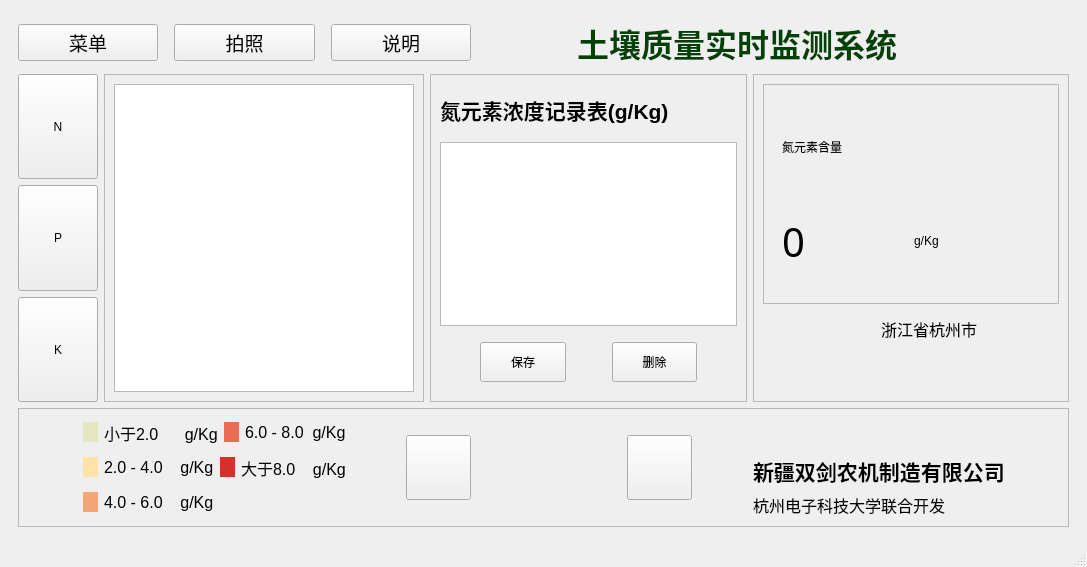
<?xml version="1.0" encoding="UTF-8"?>
<ui version="4.0">
 <class>MainWindow</class>
 <widget class="QMainWindow" name="MainWindow">
  <property name="geometry">
   <rect>
    <x>0</x>
    <y>0</y>
    <width>1087</width>
    <height>567</height>
   </rect>
  </property>
  <property name="windowTitle">
   <string comment="1" extracomment="1"/>
  </property>
  <property name="windowIcon">
   <iconset>
    <normaloff>icon.ico</normaloff>icon.ico</iconset>
  </property>
  <widget class="QWidget" name="centralwidget">
   <layout class="QGridLayout" name="gridLayout_8">
    <item row="0" column="0">
     <widget class="QWidget" name="widget" native="true">
      <layout class="QGridLayout" name="gridLayout">
       <item row="0" column="0" colspan="4">
        <layout class="QHBoxLayout" name="horizontalLayout_9">
         <item>
          <layout class="QHBoxLayout" name="horizontalLayout_10">
           <item>
            <widget class="QPushButton" name="btnMenu">
             <property name="minimumSize">
              <size>
               <width>50</width>
               <height>20</height>
              </size>
             </property>
             <property name="font">
              <font>
               <family>黑体</family>
               <pointsize>14</pointsize>
              </font>
             </property>
             <property name="text">
              <string>菜单</string>
             </property>
            </widget>
           </item>
           <item>
            <spacer name="horizontalSpacer_16">
             <property name="orientation">
              <enum>Qt::Horizontal</enum>
             </property>
             <property name="sizeType">
              <enum>QSizePolicy::Fixed</enum>
             </property>
             <property name="sizeHint" stdset="0">
              <size>
               <width>10</width>
               <height>0</height>
              </size>
             </property>
            </spacer>
           </item>
           <item>
            <widget class="QPushButton" name="btnCamera">
             <property name="minimumSize">
              <size>
               <width>50</width>
               <height>20</height>
              </size>
             </property>
             <property name="font">
              <font>
               <family>黑体</family>
               <pointsize>14</pointsize>
              </font>
             </property>
             <property name="text">
              <string>拍照</string>
             </property>
            </widget>
           </item>
           <item>
            <spacer name="horizontalSpacer_17">
             <property name="orientation">
              <enum>Qt::Horizontal</enum>
             </property>
             <property name="sizeType">
              <enum>QSizePolicy::Fixed</enum>
             </property>
             <property name="sizeHint" stdset="0">
              <size>
               <width>10</width>
               <height>20</height>
              </size>
             </property>
            </spacer>
           </item>
           <item>
            <widget class="QPushButton" name="btnExplain">
             <property name="minimumSize">
              <size>
               <width>50</width>
               <height>20</height>
              </size>
             </property>
             <property name="font">
              <font>
               <family>黑体</family>
               <pointsize>14</pointsize>
              </font>
             </property>
             <property name="text">
              <string>说明</string>
             </property>
            </widget>
           </item>
          </layout>
         </item>
         <item>
          <spacer name="horizontalSpacer">
           <property name="orientation">
            <enum>Qt::Horizontal</enum>
           </property>
           <property name="sizeType">
            <enum>QSizePolicy::Fixed</enum>
           </property>
           <property name="sizeHint" stdset="0">
            <size>
             <width>100</width>
             <height>20</height>
            </size>
           </property>
          </spacer>
         </item>
         <item>
          <widget class="QLabel" name="title">
           <property name="minimumSize">
            <size>
             <width>50</width>
             <height>50</height>
            </size>
           </property>
           <property name="font">
            <font>
             <family>幼圆</family>
             <pointsize>24</pointsize>
             <weight>75</weight>
             <italic>false</italic>
             <bold>true</bold>
            </font>
           </property>
           <property name="styleSheet">
            <string notr="true">color: rgb(0, 66, 5);</string>
           </property>
           <property name="text">
            <string>土壤质量实时监测系统</string>
           </property>
          </widget>
         </item>
         <item>
          <spacer name="horizontalSpacer_2">
           <property name="orientation">
            <enum>Qt::Horizontal</enum>
           </property>
           <property name="sizeType">
            <enum>QSizePolicy::Fixed</enum>
           </property>
           <property name="sizeHint" stdset="0">
            <size>
             <width>40</width>
             <height>20</height>
            </size>
           </property>
          </spacer>
         </item>
        </layout>
       </item>
       <item row="1" column="0">
        <layout class="QVBoxLayout" name="verticalLayout_4">
         <item>
          <widget class="QPushButton" name="btnN">
           <property name="sizePolicy">
            <sizepolicy hsizetype="Minimum" vsizetype="Expanding">
             <horstretch>0</horstretch>
             <verstretch>0</verstretch>
            </sizepolicy>
           </property>
           <property name="minimumSize">
            <size>
             <width>50</width>
             <height>100</height>
            </size>
           </property>
           <property name="styleSheet">
            <string notr="true"/>
           </property>
           <property name="text">
            <string>N</string>
           </property>
          </widget>
         </item>
         <item>
          <widget class="QPushButton" name="btnP">
           <property name="sizePolicy">
            <sizepolicy hsizetype="Minimum" vsizetype="Expanding">
             <horstretch>0</horstretch>
             <verstretch>0</verstretch>
            </sizepolicy>
           </property>
           <property name="minimumSize">
            <size>
             <width>0</width>
             <height>100</height>
            </size>
           </property>
           <property name="text">
            <string>P</string>
           </property>
          </widget>
         </item>
         <item>
          <widget class="QPushButton" name="btnK">
           <property name="sizePolicy">
            <sizepolicy hsizetype="Minimum" vsizetype="Expanding">
             <horstretch>0</horstretch>
             <verstretch>0</verstretch>
            </sizepolicy>
           </property>
           <property name="minimumSize">
            <size>
             <width>0</width>
             <height>100</height>
            </size>
           </property>
           <property name="text">
            <string>K</string>
           </property>
          </widget>
         </item>
        </layout>
       </item>
       <item row="1" column="1">
        <widget class="QFrame" name="frame">
         <property name="frameShape">
          <enum>QFrame::StyledPanel</enum>
         </property>
         <property name="frameShadow">
          <enum>QFrame::Raised</enum>
         </property>
         <layout class="QGridLayout" name="gridLayout_3">
          <item row="0" column="0">
           <widget class="QGraphicsView" name="mapView">
            <property name="minimumSize">
             <size>
              <width>300</width>
              <height>300</height>
             </size>
            </property>
            <property name="maximumSize">
             <size>
              <width>10000</width>
              <height>10000</height>
             </size>
            </property>
           </widget>
          </item>
         </layout>
        </widget>
       </item>
       <item row="1" column="2">
        <widget class="QFrame" name="frame_2">
         <property name="frameShape">
          <enum>QFrame::StyledPanel</enum>
         </property>
         <property name="frameShadow">
          <enum>QFrame::Raised</enum>
         </property>
         <layout class="QGridLayout" name="gridLayout_5">
          <item row="0" column="0">
           <layout class="QGridLayout" name="gridLayout_4">
            <item row="0" column="0">
             <spacer name="verticalSpacer_5">
              <property name="orientation">
               <enum>Qt::Vertical</enum>
              </property>
              <property name="sizeType">
               <enum>QSizePolicy::Fixed</enum>
              </property>
              <property name="sizeHint" stdset="0">
               <size>
                <width>20</width>
                <height>10</height>
               </size>
              </property>
             </spacer>
            </item>
            <item row="1" column="0">
             <widget class="QLabel" name="tableTitle">
              <property name="font">
               <font>
                <pointsize>16</pointsize>
                <weight>75</weight>
                <bold>true</bold>
               </font>
              </property>
              <property name="text">
               <string>氮元素浓度记录表(g/Kg)</string>
              </property>
             </widget>
            </item>
            <item row="2" column="0">
             <spacer name="verticalSpacer_4">
              <property name="orientation">
               <enum>Qt::Vertical</enum>
              </property>
              <property name="sizeType">
               <enum>QSizePolicy::Fixed</enum>
              </property>
              <property name="sizeHint" stdset="0">
               <size>
                <width>20</width>
                <height>10</height>
               </size>
              </property>
             </spacer>
            </item>
            <item row="3" column="0">
             <widget class="QTableWidget" name="dataTable">
              <property name="sizePolicy">
               <sizepolicy hsizetype="Expanding" vsizetype="Expanding">
                <horstretch>0</horstretch>
                <verstretch>0</verstretch>
               </sizepolicy>
              </property>
             </widget>
            </item>
            <item row="4" column="0">
             <spacer name="verticalSpacer_2">
              <property name="orientation">
               <enum>Qt::Vertical</enum>
              </property>
              <property name="sizeType">
               <enum>QSizePolicy::Fixed</enum>
              </property>
              <property name="sizeHint" stdset="0">
               <size>
                <width>20</width>
                <height>10</height>
               </size>
              </property>
             </spacer>
            </item>
            <item row="5" column="0">
             <layout class="QHBoxLayout" name="horizontalLayout_3">
              <item>
               <spacer name="horizontalSpacer_4">
                <property name="orientation">
                 <enum>Qt::Horizontal</enum>
                </property>
                <property name="sizeType">
                 <enum>QSizePolicy::Fixed</enum>
                </property>
                <property name="sizeHint" stdset="0">
                 <size>
                  <width>40</width>
                  <height>20</height>
                 </size>
                </property>
               </spacer>
              </item>
              <item>
               <widget class="QPushButton" name="btnSave">
                <property name="minimumSize">
                 <size>
                  <width>80</width>
                  <height>40</height>
                 </size>
                </property>
                <property name="text">
                 <string>保存</string>
                </property>
               </widget>
              </item>
              <item>
               <spacer name="horizontalSpacer_3">
                <property name="orientation">
                 <enum>Qt::Horizontal</enum>
                </property>
                <property name="sizeType">
                 <enum>QSizePolicy::Fixed</enum>
                </property>
                <property name="sizeHint" stdset="0">
                 <size>
                  <width>40</width>
                  <height>20</height>
                 </size>
                </property>
               </spacer>
              </item>
              <item>
               <widget class="QPushButton" name="btnDelete">
                <property name="minimumSize">
                 <size>
                  <width>80</width>
                  <height>40</height>
                 </size>
                </property>
                <property name="text">
                 <string>删除</string>
                </property>
               </widget>
              </item>
              <item>
               <spacer name="horizontalSpacer_5">
                <property name="orientation">
                 <enum>Qt::Horizontal</enum>
                </property>
                <property name="sizeType">
                 <enum>QSizePolicy::Fixed</enum>
                </property>
                <property name="sizeHint" stdset="0">
                 <size>
                  <width>40</width>
                  <height>20</height>
                 </size>
                </property>
               </spacer>
              </item>
             </layout>
            </item>
            <item row="6" column="0">
             <spacer name="verticalSpacer_3">
              <property name="orientation">
               <enum>Qt::Vertical</enum>
              </property>
              <property name="sizeType">
               <enum>QSizePolicy::Fixed</enum>
              </property>
              <property name="sizeHint" stdset="0">
               <size>
                <width>20</width>
                <height>10</height>
               </size>
              </property>
             </spacer>
            </item>
           </layout>
          </item>
         </layout>
        </widget>
       </item>
       <item row="1" column="3">
        <widget class="QFrame" name="frame_3">
         <property name="frameShape">
          <enum>QFrame::StyledPanel</enum>
         </property>
         <property name="frameShadow">
          <enum>QFrame::Raised</enum>
         </property>
         <layout class="QGridLayout" name="gridLayout_6">
          <item row="0" column="0">
           <layout class="QVBoxLayout" name="verticalLayout_3">
            <item>
             <widget class="QFrame" name="frame_4">
              <property name="minimumSize">
               <size>
                <width>0</width>
                <height>220</height>
               </size>
              </property>
              <property name="frameShape">
               <enum>QFrame::StyledPanel</enum>
              </property>
              <property name="frameShadow">
               <enum>QFrame::Raised</enum>
              </property>
              <layout class="QGridLayout" name="gridLayout_7">
               <item row="0" column="0">
                <widget class="QWidget" name="cameraWidget" native="true">
                 <layout class="QGridLayout" name="gridLayout_10">
                  <item row="0" column="0">
                   <layout class="QGridLayout" name="gridLayout_9">
                    <item row="1" column="0">
                     <layout class="QHBoxLayout" name="horizontalLayout_11">
                      <item>
                       <widget class="QLabel" name="NN">
                        <property name="minimumSize">
                         <size>
                          <width>25</width>
                          <height>30</height>
                         </size>
                        </property>
                        <property name="maximumSize">
                         <size>
                          <width>300</width>
                          <height>16777215</height>
                         </size>
                        </property>
                        <property name="font">
                         <font>
                          <family>黑体</family>
                          <pointsize>30</pointsize>
                          <weight>50</weight>
                          <italic>false</italic>
                          <bold>false</bold>
                         </font>
                        </property>
                        <property name="styleSheet">
                         <string notr="true">
font: 30pt &quot;黑体&quot;;
</string>
                        </property>
                        <property name="text">
                         <string>0</string>
                        </property>
                       </widget>
                      </item>
                      <item>
                       <widget class="QLabel" name="label_2">
                        <property name="styleSheet">
                         <string notr="true">font: 20pt &quot;宋体&quot;;</string>
                        </property>
                        <property name="text">
                         <string>g/Kg</string>
                        </property>
                       </widget>
                      </item>
                     </layout>
                    </item>
                    <item row="0" column="0">
                     <widget class="QLabel" name="nText">
                      <property name="styleSheet">
                       <string notr="true">font: 16pt &quot;黑体&quot;;</string>
                      </property>
                      <property name="text">
                       <string>氮元素含量</string>
                      </property>
                     </widget>
                    </item>
                   </layout>
                  </item>
                 </layout>
                </widget>
               </item>
              </layout>
             </widget>
            </item>
            <item>
             <layout class="QHBoxLayout" name="horizontalLayout_12">
              <item>
               <spacer name="horizontalSpacer_13">
                <property name="orientation">
                 <enum>Qt::Horizontal</enum>
                </property>
                <property name="sizeType">
                 <enum>QSizePolicy::Expanding</enum>
                </property>
                <property name="sizeHint" stdset="0">
                 <size>
                  <width>10</width>
                  <height>20</height>
                 </size>
                </property>
               </spacer>
              </item>
              <item>
               <widget class="QLabel" name="location">
                <property name="minimumSize">
                 <size>
                  <width>30</width>
                  <height>30</height>
                 </size>
                </property>
                <property name="maximumSize">
                 <size>
                  <width>30</width>
                  <height>30</height>
                 </size>
                </property>
                <property name="text">
                 <string/>
                </property>
               </widget>
              </item>
              <item>
               <widget class="QLabel" name="label_12">
                <property name="font">
                 <font>
                  <pointsize>12</pointsize>
                 </font>
                </property>
                <property name="text">
                 <string>浙江省杭州市</string>
                </property>
               </widget>
              </item>
              <item>
               <spacer name="horizontalSpacer_14">
                <property name="orientation">
                 <enum>Qt::Horizontal</enum>
                </property>
                <property name="sizeType">
                 <enum>QSizePolicy::Expanding</enum>
                </property>
                <property name="sizeHint" stdset="0">
                 <size>
                  <width>10</width>
                  <height>20</height>
                 </size>
                </property>
               </spacer>
              </item>
             </layout>
            </item>
            <item>
             <layout class="QHBoxLayout" name="horizontalLayout_15">
              <item>
               <widget class="QLabel" name="latitude">
                <property name="text">
                 <string/>
                </property>
               </widget>
              </item>
              <item>
               <spacer name="horizontalSpacer_9">
                <property name="orientation">
                 <enum>Qt::Horizontal</enum>
                </property>
                <property name="sizeHint" stdset="0">
                 <size>
                  <width>40</width>
                  <height>20</height>
                 </size>
                </property>
               </spacer>
              </item>
              <item>
               <widget class="QLabel" name="longitude">
                <property name="text">
                 <string/>
                </property>
               </widget>
              </item>
             </layout>
            </item>
           </layout>
          </item>
         </layout>
        </widget>
       </item>
       <item row="2" column="0" colspan="4">
        <widget class="QFrame" name="frame_down">
         <property name="sizePolicy">
          <sizepolicy hsizetype="Preferred" vsizetype="Fixed">
           <horstretch>0</horstretch>
           <verstretch>0</verstretch>
          </sizepolicy>
         </property>
         <property name="frameShape">
          <enum>QFrame::StyledPanel</enum>
         </property>
         <property name="frameShadow">
          <enum>QFrame::Raised</enum>
         </property>
         <layout class="QGridLayout" name="gridLayout_2">
          <item row="0" column="0">
           <layout class="QHBoxLayout" name="horizontalLayout_16">
            <item>
             <spacer name="horizontalSpacer_10">
              <property name="orientation">
               <enum>Qt::Horizontal</enum>
              </property>
              <property name="sizeType">
               <enum>QSizePolicy::Expanding</enum>
              </property>
              <property name="sizeHint" stdset="0">
               <size>
                <width>50</width>
                <height>20</height>
               </size>
              </property>
             </spacer>
            </item>
            <item>
             <layout class="QVBoxLayout" name="verticalLayout_2">
              <item>
               <layout class="QHBoxLayout" name="horizontalLayout_8">
                <item>
                 <layout class="QHBoxLayout" name="horizontalLayout_2">
                  <item>
                   <widget class="QLabel" name="blue">
                    <property name="minimumSize">
                     <size>
                      <width>15</width>
                      <height>0</height>
                     </size>
                    </property>
                    <property name="maximumSize">
                     <size>
                      <width>20</width>
                      <height>20</height>
                     </size>
                    </property>
                    <property name="styleSheet">
                     <string notr="true">background-color: rgb(227, 232, 192);</string>
                    </property>
                    <property name="text">
                     <string/>
                    </property>
                   </widget>
                  </item>
                  <item>
                   <widget class="QLabel" name="blue_limit">
                    <property name="font">
                     <font>
                      <pointsize>12</pointsize>
                     </font>
                    </property>
                    <property name="text">
                     <string>小于2.0      g/Kg</string>
                    </property>
                   </widget>
                  </item>
                 </layout>
                </item>
                <item>
                 <layout class="QHBoxLayout" name="horizontalLayout_6">
                  <item>
                   <widget class="QLabel" name="green">
                    <property name="minimumSize">
                     <size>
                      <width>15</width>
                      <height>0</height>
                     </size>
                    </property>
                    <property name="maximumSize">
                     <size>
                      <width>20</width>
                      <height>20</height>
                     </size>
                    </property>
                    <property name="styleSheet">
                     <string notr="true">background-color: rgb(233, 109, 81);</string>
                    </property>
                    <property name="text">
                     <string/>
                    </property>
                   </widget>
                  </item>
                  <item>
                   <widget class="QLabel" name="green_limit">
                    <property name="font">
                     <font>
                      <pointsize>12</pointsize>
                     </font>
                    </property>
                    <property name="text">
                     <string>6.0 - 8.0  g/Kg</string>
                    </property>
                   </widget>
                  </item>
                 </layout>
                </item>
               </layout>
              </item>
              <item>
               <layout class="QHBoxLayout" name="horizontalLayout_14">
                <item>
                 <layout class="QHBoxLayout" name="horizontalLayout_4">
                  <item>
                   <widget class="QLabel" name="red">
                    <property name="minimumSize">
                     <size>
                      <width>15</width>
                      <height>0</height>
                     </size>
                    </property>
                    <property name="maximumSize">
                     <size>
                      <width>20</width>
                      <height>20</height>
                     </size>
                    </property>
                    <property name="styleSheet">
                     <string notr="true">background-color: rgb(255, 226, 168);</string>
                    </property>
                    <property name="text">
                     <string/>
                    </property>
                   </widget>
                  </item>
                  <item>
                   <widget class="QLabel" name="label">
                    <property name="font">
                     <font>
                      <pointsize>12</pointsize>
                     </font>
                    </property>
                    <property name="text">
                     <string>2.0 - 4.0    g/Kg</string>
                    </property>
                   </widget>
                  </item>
                 </layout>
                </item>
                <item>
                 <layout class="QHBoxLayout" name="horizontalLayout_7">
                  <item>
                   <widget class="QLabel" name="black">
                    <property name="minimumSize">
                     <size>
                      <width>15</width>
                      <height>0</height>
                     </size>
                    </property>
                    <property name="maximumSize">
                     <size>
                      <width>20</width>
                      <height>20</height>
                     </size>
                    </property>
                    <property name="styleSheet">
                     <string notr="true">background-color: rgb(212, 49, 42);</string>
                    </property>
                    <property name="text">
                     <string/>
                    </property>
                   </widget>
                  </item>
                  <item>
                   <widget class="QLabel" name="black_limit">
                    <property name="font">
                     <font>
                      <pointsize>12</pointsize>
                     </font>
                    </property>
                    <property name="text">
                     <string>大于8.0    g/Kg</string>
                    </property>
                   </widget>
                  </item>
                 </layout>
                </item>
               </layout>
              </item>
              <item>
               <layout class="QHBoxLayout" name="horizontalLayout_5">
                <item>
                 <widget class="QLabel" name="yellow">
                  <property name="sizePolicy">
                   <sizepolicy hsizetype="Preferred" vsizetype="Preferred">
                    <horstretch>0</horstretch>
                    <verstretch>0</verstretch>
                   </sizepolicy>
                  </property>
                  <property name="minimumSize">
                   <size>
                    <width>15</width>
                    <height>0</height>
                   </size>
                  </property>
                  <property name="maximumSize">
                   <size>
                    <width>15</width>
                    <height>20</height>
                   </size>
                  </property>
                  <property name="styleSheet">
                   <string notr="true">background-color: rgb(246, 165, 118);</string>
                  </property>
                  <property name="text">
                   <string/>
                  </property>
                 </widget>
                </item>
                <item>
                 <widget class="QLabel" name="yellow_limit">
                  <property name="font">
                   <font>
                    <pointsize>12</pointsize>
                   </font>
                  </property>
                  <property name="text">
                   <string>4.0 - 6.0    g/Kg</string>
                  </property>
                 </widget>
                </item>
               </layout>
              </item>
             </layout>
            </item>
            <item>
             <spacer name="horizontalSpacer_22">
              <property name="orientation">
               <enum>Qt::Horizontal</enum>
              </property>
              <property name="sizeType">
               <enum>QSizePolicy::Expanding</enum>
              </property>
              <property name="sizeHint" stdset="0">
               <size>
                <width>50</width>
                <height>20</height>
               </size>
              </property>
             </spacer>
            </item>
            <item>
             <layout class="QHBoxLayout" name="horizontalLayout">
              <item>
               <widget class="QPushButton" name="btnStart">
                <property name="enabled">
                 <bool>true</bool>
                </property>
                <property name="sizePolicy">
                 <sizepolicy hsizetype="Expanding" vsizetype="Fixed">
                  <horstretch>0</horstretch>
                  <verstretch>0</verstretch>
                 </sizepolicy>
                </property>
                <property name="minimumSize">
                 <size>
                  <width>65</width>
                  <height>65</height>
                 </size>
                </property>
                <property name="maximumSize">
                 <size>
                  <width>65</width>
                  <height>65</height>
                 </size>
                </property>
                <property name="cursor">
                 <cursorShape>PointingHandCursor</cursorShape>
                </property>
                <property name="styleSheet">
                 <string notr="true"/>
                </property>
                <property name="text">
                 <string/>
                </property>
               </widget>
              </item>
              <item>
               <spacer name="horizontalSpacer_6">
                <property name="orientation">
                 <enum>Qt::Horizontal</enum>
                </property>
                <property name="sizeType">
                 <enum>QSizePolicy::Fixed</enum>
                </property>
                <property name="sizeHint" stdset="0">
                 <size>
                  <width>150</width>
                  <height>20</height>
                 </size>
                </property>
               </spacer>
              </item>
              <item>
               <widget class="QPushButton" name="btnPause">
                <property name="sizePolicy">
                 <sizepolicy hsizetype="Expanding" vsizetype="Fixed">
                  <horstretch>0</horstretch>
                  <verstretch>0</verstretch>
                 </sizepolicy>
                </property>
                <property name="minimumSize">
                 <size>
                  <width>65</width>
                  <height>65</height>
                 </size>
                </property>
                <property name="maximumSize">
                 <size>
                  <width>65</width>
                  <height>65</height>
                 </size>
                </property>
                <property name="cursor">
                 <cursorShape>PointingHandCursor</cursorShape>
                </property>
                <property name="styleSheet">
                 <string notr="true"/>
                </property>
                <property name="text">
                 <string/>
                </property>
               </widget>
              </item>
             </layout>
            </item>
            <item>
             <spacer name="horizontalSpacer_7">
              <property name="orientation">
               <enum>Qt::Horizontal</enum>
              </property>
              <property name="sizeHint" stdset="0">
               <size>
                <width>13</width>
                <height>20</height>
               </size>
              </property>
             </spacer>
            </item>
            <item>
             <layout class="QVBoxLayout" name="verticalLayout">
              <item>
               <widget class="QLabel" name="date">
                <property name="font">
                 <font>
                  <pointsize>20</pointsize>
                 </font>
                </property>
                <property name="text">
                 <string/>
                </property>
               </widget>
              </item>
              <item>
               <widget class="QLabel" name="label_11">
                <property name="sizePolicy">
                 <sizepolicy hsizetype="Expanding" vsizetype="Expanding">
                  <horstretch>0</horstretch>
                  <verstretch>0</verstretch>
                 </sizepolicy>
                </property>
                <property name="minimumSize">
                 <size>
                  <width>2</width>
                  <height>0</height>
                 </size>
                </property>
                <property name="font">
                 <font>
                  <family>Agency FB</family>
                  <pointsize>16</pointsize>
                  <weight>75</weight>
                  <bold>true</bold>
                 </font>
                </property>
                <property name="text">
                 <string>新疆双剑农机制造有限公司</string>
                </property>
               </widget>
              </item>
              <item>
               <widget class="QLabel" name="label_14">
                <property name="sizePolicy">
                 <sizepolicy hsizetype="Expanding" vsizetype="Expanding">
                  <horstretch>0</horstretch>
                  <verstretch>0</verstretch>
                 </sizepolicy>
                </property>
                <property name="minimumSize">
                 <size>
                  <width>2</width>
                  <height>0</height>
                 </size>
                </property>
                <property name="font">
                 <font>
                  <family>Agency FB</family>
                  <pointsize>12</pointsize>
                  <weight>50</weight>
                  <italic>false</italic>
                  <bold>false</bold>
                 </font>
                </property>
                <property name="styleSheet">
                 <string notr="true">font: 12pt &quot;Agency FB&quot;;</string>
                </property>
                <property name="text">
                 <string>杭州电子科技大学联合开发</string>
                </property>
               </widget>
              </item>
             </layout>
            </item>
            <item>
             <spacer name="horizontalSpacer_8">
              <property name="orientation">
               <enum>Qt::Horizontal</enum>
              </property>
              <property name="sizeHint" stdset="0">
               <size>
                <width>13</width>
                <height>20</height>
               </size>
              </property>
             </spacer>
            </item>
           </layout>
          </item>
         </layout>
        </widget>
       </item>
      </layout>
     </widget>
    </item>
   </layout>
  </widget>
  <widget class="QMenuBar" name="menubar">
   <property name="geometry">
    <rect>
     <x>0</x>
     <y>0</y>
     <width>1087</width>
     <height>22</height>
    </rect>
   </property>
  </widget>
  <widget class="QStatusBar" name="statusbar"/>
 </widget>
 <resources/>
 <connections/>
</ui>
